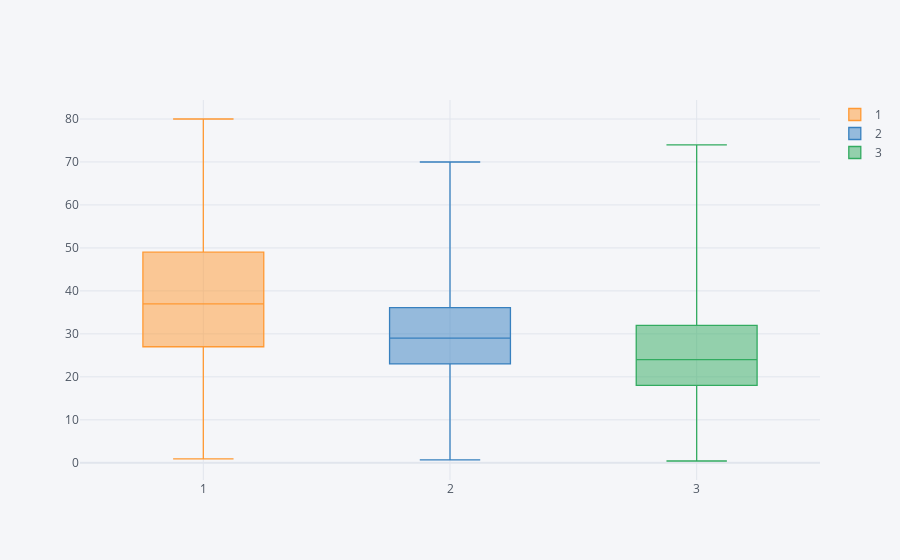

Here is the notebook cell this chart was saved with:
### Markdown cell above
## Data Cleaning
We want to fill in missing age data instead of just dropping the missing age data rows. One way to do this is by filling in the mean age of all the passengers (imputation).
However we can check the average age by passenger class.

### Code cell
train[['Pclass', 'Age']].pivot(columns='Pclass', values='Age').iplot(x='Pclass',kind='box')

### Figure 1 — Plotly figure (JSON) as saved in the notebook; plotly's stock layout.template omitted (floating-point values rounded to 4 significant figures; data arrays with more than 128 entries replaced by an {"elided": "..."} marker saying what was removed)
{"data": [{"boxpoints": false, "line": {"width": 1.3}, "marker": {"color": "rgba(255, 153, 51, 1.0)"}, "name": "1", "orientation": "v", "type": "box", "y": {"elided": "891 float values"}}, {"boxpoints": false, "line": {"width": 1.3}, "marker": {"color": "rgba(55, 128, 191, 1.0)"}, "name": "2", "orientation": "v", "type": "box", "y": {"elided": "891 float values"}}, {"boxpoints": false, "line": {"width": 1.3}, "marker": {"color": "rgba(50, 171, 96, 1.0)"}, "name": "3", "orientation": "v", "type": "box", "y": {"elided": "891 float values"}}], "layout": {"legend": {"bgcolor": "#F5F6F9", "font": {"color": "#4D5663"}}, "paper_bgcolor": "#F5F6F9", "plot_bgcolor": "#F5F6F9", "title": {"font": {"color": "#4D5663"}}, "xaxis": {"gridcolor": "#E1E5ED", "showgrid": true, "tickfont": {"color": "#4D5663"}, "title": {"font": {"color": "#4D5663"}, "text": ""}, "zerolinecolor": "#E1E5ED"}, "yaxis": {"gridcolor": "#E1E5ED", "showgrid": true, "tickfont": {"color": "#4D5663"}, "title": {"font": {"color": "#4D5663"}, "text": ""}, "zerolinecolor": "#E1E5ED"}}}
